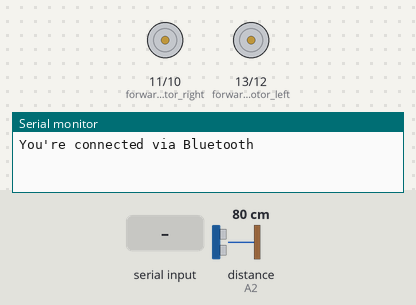
Recording of a sketch running on a simulated Arduino Uno, built with avr-gcc and run on an emulated ATmega328P. On the bench: motor-driver pin pairs drawn as motors (green arrow = first pin HIGH = forward, orange = second pin HIGH = backward, longer = more drive), the last lines printed to the serial monitor. The inputs (shaded band) are chosen by the test bench; at power-on: distance to the obstacle (sensor on A2) 80 cm. The echo pulse lasts 58.3 µs per cm.

Above: at 1.3 s.
1.4 s: distance to the obstacle (sensor on A2) set to 22 cm
2.9 s: distance to the obstacle (sensor on A2) set to 18 cm
At 3.56 s:
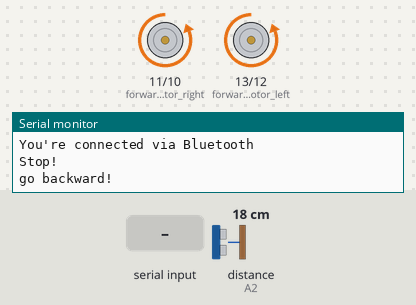
5.9 s: distance to the obstacle (sensor on A2) set to 35 cm
At 6.6 s:
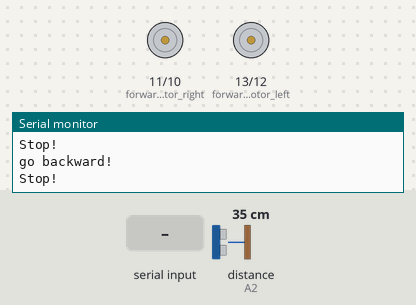
7.5 s: "F\n" received over the second serial link
At 8.7 s:
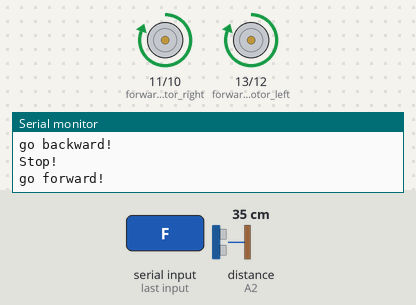
9.0 s: "L\n" received over the second serial link
At 10.2 s:
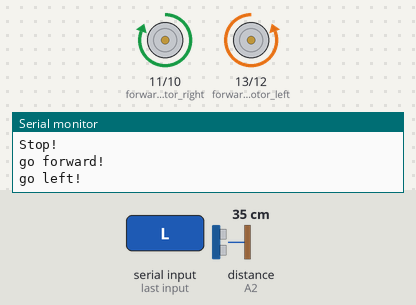
10.5 s: "R\n" received over the second serial link
At 10.61 s:
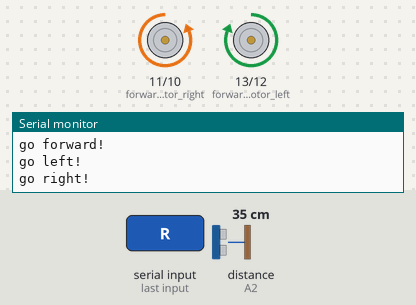
Timing chart, 0 to 13.2 s (numbered marks = the images above; inputs shaded):
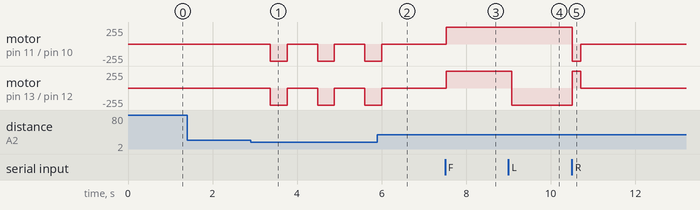

Measured:
- the behaviour switches between 21 and 20 cm on distance to the obstacle (sensor on A2) (found by bisection; images 0 and 1)
- after the input at 1.4 s, every drawn part: stays the same
- after the input at 2.9 s, motor on pin 11 (forward_motor_right) / pin 10 (reverse_motor_right), motor on pin 13 (forward_motor_left) / pin 12 (reverse_motor_left): alternates backward 255/255 for 0.40 s and stopped for 0.72 s, starting after 0.46 s
- after the input at 5.9 s, motor on pin 11 (forward_motor_right) / pin 10 (reverse_motor_right), motor on pin 13 (forward_motor_left) / pin 12 (reverse_motor_left): goes on until 6.0 s, then stays stopped
- after the input at 7.5 s, motor on pin 11 (forward_motor_right) / pin 10 (reverse_motor_right), motor on pin 13 (forward_motor_left) / pin 12 (reverse_motor_left): stopped → forward 255/255 at once
- after the input at 9.0 s, motor on pin 13 (forward_motor_left) / pin 12 (reverse_motor_left): forward 255/255 → backward 255/255 after 0.08 s
- after the input at 10.5 s, motor on pin 11 (forward_motor_right) / pin 10 (reverse_motor_right): forward 255/255 → backward 255/255 at once, → stopped 0.20 s later; motor on pin 13 (forward_motor_left) / pin 12 (reverse_motor_left): backward 255/255 → forward 255/255 at once, → stopped 0.20 s later

The sketch:

squad-asf_asmaa_mohamed_Arduino_car_robot1.ino
```cpp
//Asmaa Mohamed
#include <SoftwareSerial.h>
#include <NewPing.h>

SoftwareSerial mySerial(2, 3); // RX | TX
#define trig A1 //analog input 1 (Trigger pin)
#define echo A2 //analog input 2 ( echo pin)

//Ahmed Magdy
#define maximum_distance 200
boolean goesForward = false;
int distance = 100;

NewPing sonar(trig, echo, maximum_distance); //sensor function

//Asmaa Mohamed
char command ;
//motors
int forward_motor_left = 13 ;
int forward_motor_right = 11;
int reverse_motor_left = 12;
int reverse_motor_right = 10;

//to stop the car
void stop()
{
  digitalWrite(forward_motor_left, LOW);
  digitalWrite(reverse_motor_left, LOW);
  digitalWrite(forward_motor_right, LOW);
  digitalWrite(reverse_motor_right, LOW);
  Serial.println("Stop!");
}

//move forward
void forward()
{
  digitalWrite(forward_motor_left, HIGH);
  digitalWrite(reverse_motor_left, LOW);
  digitalWrite(forward_motor_right, HIGH);
  digitalWrite(reverse_motor_right, LOW);
  Serial.println("go forward!");

}
//move backward
void backward()
{
  digitalWrite(forward_motor_left, LOW);
  digitalWrite(reverse_motor_left, HIGH);
  digitalWrite(forward_motor_right, LOW);
  digitalWrite(reverse_motor_right, HIGH);
  Serial.println("go backward!");

}

//move to left
void left()
{
  digitalWrite(forward_motor_left, LOW);
  digitalWrite(reverse_motor_left, HIGH);
  digitalWrite(forward_motor_right, HIGH);
  digitalWrite(reverse_motor_right, LOW);
  Serial.println("go left!");

}

//move to right
void right()
{
  digitalWrite(forward_motor_left, HIGH);
  digitalWrite(reverse_motor_left, LOW);
  digitalWrite(forward_motor_right, LOW);
  digitalWrite(reverse_motor_right, HIGH);
  Serial.println("go right!");


}
//Asmaa Mohamed
void setup()
{
  Serial.begin(9600);
  mySerial.begin(9600);
  Serial.println("You're connected via Bluetooth");
  pinMode(forward_motor_left, OUTPUT);
  pinMode(reverse_motor_left, OUTPUT);
  pinMode(forward_motor_right, OUTPUT);
  pinMode(reverse_motor_right, OUTPUT);
  pinMode(trig, OUTPUT);
  pinMode(echo, INPUT);

//Ahmed Magdy
  distance = readPing();
  delay(100);

}

void loop()
{

 //Ahmed Magdy
  int distanceRight = 0;
  int distanceLeft = 0;
  delay(50);

  if (distance <= 20){
    stop();
    delay(300);
    backward();
    delay(400);
    stop();
    delay(300);
  }

   else{
    //Asmaa Mohamed
  command=Serial.read();
    command=(mySerial.read());
    switch(command){
    case 'F':
       forward();
       delay(200);
      break;
    case 'B':
       backward();
       delay(200);
      break;
    case 'L':
       left();
       delay(200);
      break;
    case 'R':
      right();
      delay(200);
    case's':
       stop();
       delay(200);
      break;
    }
   }
    distance = readPing();
}

//Ahmed Magdy
int readPing(){
  delay(70);
  int cm = sonar.ping_cm();
  if (cm==0){
    cm=250;
  }
  return cm;
}
```

squad-asf_asmaa_mohamed_c_programming__pyramid.c
```cpp
#include <stdio.h>

int pyramid(int rows)
{
     int i, j;
    char shape[rows+1];


    printf("Enter Number of Rows from 2 to 5 : ");
    scanf("%d", &rows);
      if( (rows<=5) & (rows>=2) )
    for(i=1; i<=rows; i++)
    {
        for(j=i; j<rows; j++)
        {
            printf(" ");
            shape[rows+1+1]=' ';
        }

        for(j=1; j<=(2*i-1); j++)
        {
            printf("*");
            shape[rows+1+1]='*';
        }
        printf("\n");
    }

      else if(rows>=0){
        printf("Please Enter Number From 2 to 5 : ");
        return pyramid(rows);
      }
}

int main()
{
      int rows;
      pyramid( rows);
    return 0;
}
```

squad-asf_asmaa_mohamed_c_programming__pyramid_version2.c
```cpp
#include <stdio.h>

int pyramid(int rows)
{
     int i, j;
    char shape[rows+1];
     while (1)
  {
    printf("Enter Number of Rows from 2 to 5 : ");
    scanf("%d", &rows);
      if( (rows<=5) & (rows>=2) )
    for(i=1; i<=rows; i++)
    {
        for(j=i; j<rows; j++)
        {
            printf(" ");
            shape[rows+1+1]=' ';
        }

        for(j=1; j<=(2*i-1); j++)
        {
            printf("*");
            shape[rows+1+1]='*';
        }
        printf("\n");
    }

      else if(rows<=0)
      {
        printf("Try Again \n");
        return pyramid(rows);
      }
    }
}


int main()
{

      int rows;
      pyramid( rows);
    return 0;
}
```

squad-asf_asmaa_mohamed_c_programming__shapes.c
```cpp
#include <stdio.h>
#include <stdlib.h>
#include <math.h>
//for store shapes'height
struct shapes
{
    int height;
};
//function to draw circle
int circle(int n)
{
    int col,row;
        printf("Enter Number of Diameter from 3 to 5 :  ");
        scanf("%d" , &n);
        printf("==========================================\n");
        if((n<=5) && (n>=3))

        for(row = 1; row <= n;  row++)
        {
            for(col = 1; col <= n; col++)
            {
                if((row == 1 && row != col && col != n) || (row == n && row != col && col != 1) || (col == 1 && row != n && col != row) || (col == n && row != 1 && row != n))
                {
                    printf("* ");
                }
                else
                {
                    printf("  ");
                }
            }
            printf("\n");
          }
        else if(n<=2 || n>5)
        {
           printf("Try Again \n");
           printf("==========================================\n");
           return circle(n);
        }
        printf("==========================================\n");
}
//function to draw pyramid
     int pyramid(int rows)
     {
        int i, j;
        char shape[rows+1];
        printf("Enter Number of Heights from 2 to 5 : ");
        scanf("%d", &rows);
          printf("==========================================\n");
        if( (rows<=5) && (rows>=2) )
        for(i=1; i<=rows; i++)
        {
            for(j=i; j<rows; j++)
            {
                printf(" ");
                shape[rows+1+1]=' ';
            }

            for(j=1; j<=(2*i-1); j++)
            {
                printf("*");
                shape[rows+1+1]='*';
            }
            printf("\n");
        }

        else if(rows<=1 || rows>5)
        {
            printf("Try Again \n");
            return pyramid(rows);
        }
          printf("==========================================\n");
     }
//function to draw square
    int square(int n)
    {
        printf("Enter Number of Heights from 2 to 5 : ");
        scanf("%d",&n);
          printf("==========================================\n");
        if((n<=5) && (n>=2))
        for(int i=0;i<n;i++)
        {
            for(int j=0;j<n;j++)
             {
                 printf("*");
             }
              printf("\n");
        }
        else if(n<2 || n>5)
        {
           printf("Try Again \n");
           printf("==========================================\n");
           return square(n);
        }
          printf("==========================================\n");
    }
//function to draw right triangle
        int rightTriangle(int n)
        {
            printf("Enter Number of Heights from 3 to 5 : ");
            scanf("%d", &n);
            printf("==========================================\n");
            if((n<=5) && (n>=3))

            for(int i=1; i<=n; i++)
            {

                for(int j=1; j<=i; j++)
                {
                    printf("*");
                }
                printf("\n");
            }
            else if(n<2 || n>5)
            {
                printf("Try Again \n");
                printf("==========================================\n");
                return rightTriangle(n);
            }
              printf("==========================================\n");

        }


int main()
{
    while(1){
    struct shapes shape;
    char s;
    printf("1.Draw Circle\n2.Draw Pyramid\n3.Draw Square\n4.Draw Right Triangle\n5.Exit\n");
    printf("Enter The Number Of The Shape You Want : ");
    scanf("%c",&s);


    switch (s)
    {
        case '1':
        circle(shape.height);
        break;
    case '2':
        pyramid(shape.height);
        break;
    case '3':
        square(shape.height);
        break;
    case '4':
        rightTriangle(shape.height);
        break;
    case '5':
        exit(0);
        break;
    default:
        printf("Invaild Error\n");
        break;
    }
    }
}
```

squad-asf_asmaa_mohamed_c_programming_GuessingGame.c
```cpp
#include <stdio.h>
#include<stdlib.h>

int main()
{
    int secretNumber = 5;
    int guess;
    int guessCount = 0;
    int guessLimit = 3;
    int outofGuesses = 0;
    while( guess != secretNumber && outofGuesses == 0)
    {
        if(guessCount < guessLimit)
        {
            printf("Enter a number : ");
            scanf("%d", &guess);
            guessCount++;
        }
        else
        {
            outofGuesses =1;
        }
    }
        if(outofGuesses == 1)
        {
            printf("Out of Gusses");
        }
        else
        {
            printf("You Win!");

        }
    }
```

squad-asf_asmaa_mohamed_c_programming_basic_calculator.c
```cpp
#include<stdio.h>
#include<stdlib.h>

int main()
{
    double num1;
    double num2;
    printf("Enter Your First Number: ");
    scanf("%lf", &num1);
    printf("Enter Your Second Number: ");
    scanf("%lf", &num2);
    printf("Answer: %f ", num1 + num2);
    return 0;

}
```

squad-asf_asmaa_mohamed_c_programming_better_calculator.c
```cpp
#include<stdio.h>
#include<stdlib.h>

int main()
{
    double num1;
    double num2;
    char op;
    printf("Enter Your First Number: ");
    scanf("%lf", &num1);
     printf("Enter Operator: ");
    scanf(" %c", &op);
    printf("Enter Your Second Number: ");
    scanf("%lf", &num2);
    if(op =='+')
    {
         printf("%f" , num1 + num2);
    }
    else if(op =='-')
    {
         printf("%f" , num1 - num2);
    }
    else if(op =='/')
    {
         printf("%f" , num1 / num2);
    }
    else if(op =='*')
    {
         printf("%f" , num1 * num2);
    }
    else{
        printf("Invalid Operator");
    }
    return 0;
}
```

squad-asf_asmaa_mohamed_c_programming_mad_libs.c
```cpp
#include<stdio.h>
#include<stdlib.h>
int main()
    {
      char color[20];
      char pluralNoun[20];
      char celebrityf[20];
      char celebrityl[20];

      printf("Enter a Color: ");
      scanf("%s", color);
      printf("Enter a Plural Noun: ");
      scanf("%s", pluralNoun);
      printf("Enter a Celebrity : ");
      scanf("%s %s", celebrityf ,celebrityl);
      printf("Rose are %s\n", color);
      printf("%s are blue \n",pluralNoun);
      printf("I Love %s %s\n", celebrityf ,celebrityl);
      return 0;

    }
```

squad-asf_asmaa_mohamed_c_programming_sum_average.c
```cpp
#include<stdio.h>
#include<stdlib.h>

int main()
{
    double num1;
    double num2;
    double num3;
    double sum;
    printf("Enter Your First Number: ");
    scanf("%lf", &num1);
    printf("Enter Your Second Number: ");
    scanf("%lf", &num2);
     printf("Enter Your Third Number: ");
    scanf("%lf", &num3);
    sum = num1 + num2 + num3;
    printf("The Result of Summation is : %f\n", sum);
    printf("The Average is : %f",sum/3);
    return 0;

}
```
